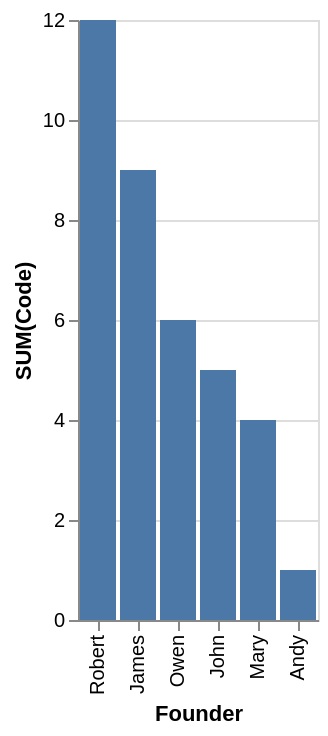

Vega-Lite specification for this chart:
### Vega-Lite specification from a JSON file in a GitHub repository (floating-point values rounded to 4 significant figures)
{"data": {"values": [{"x_data": "Robert", "y_data": 12}, {"x_data": "James", "y_data": 9}, {"x_data": "Owen", "y_data": 6}, {"x_data": "John", "y_data": 5}, {"x_data": "Mary", "y_data": 4}, {"x_data": "Andy", "y_data": 1}]}, "mark": "bar", "encoding": {"x": {"field": "x_data", "type": "nominal", "title": "Founder", "sort": {"op": "sum", "field": "y_data", "order": "descending"}}, "y": {"field": "y_data", "type": "quantitative", "title": "SUM(Code)"}}}
